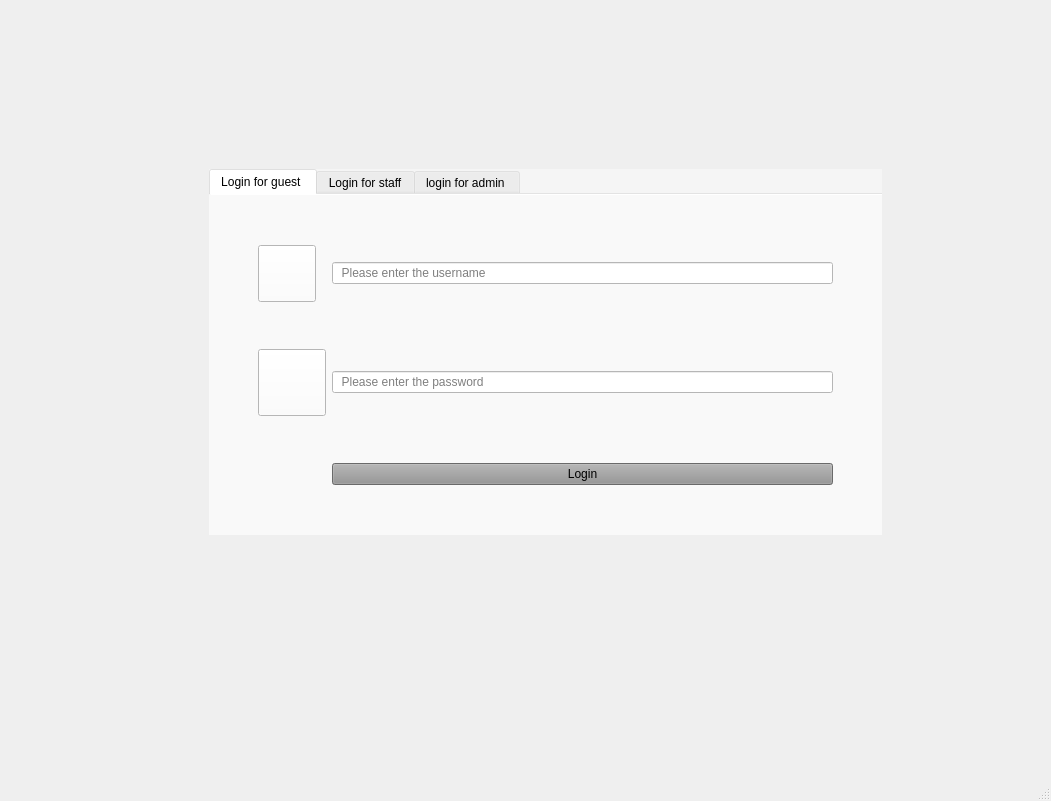
<?xml version="1.0" encoding="UTF-8"?>
<ui version="4.0">
 <class>MainWindow</class>
 <widget class="QMainWindow" name="MainWindow">
  <property name="geometry">
   <rect>
    <x>0</x>
    <y>0</y>
    <width>1051</width>
    <height>801</height>
   </rect>
  </property>
  <property name="sizePolicy">
   <sizepolicy hsizetype="Preferred" vsizetype="Preferred">
    <horstretch>0</horstretch>
    <verstretch>0</verstretch>
   </sizepolicy>
  </property>
  <property name="windowTitle">
   <string>MainWindow</string>
  </property>
  <property name="windowIcon">
   <iconset>
    <normaloff>:/logo2.png</normaloff>:/logo2.png</iconset>
  </property>
  <property name="styleSheet">
   <string notr="true">#centralwidget



{
border-image: url(:/just.jpg);
}
</string>
  </property>
  <widget class="QWidget" name="centralwidget">
   <property name="styleSheet">
    <string notr="true"/>
   </property>
   <layout class="QGridLayout" name="gridLayout">
    <item row="7" column="5">
     <spacer name="verticalSpacer_2">
      <property name="orientation">
       <enum>Qt::Vertical</enum>
      </property>
      <property name="sizeType">
       <enum>QSizePolicy::Fixed</enum>
      </property>
      <property name="sizeHint" stdset="0">
       <size>
        <width>20</width>
        <height>235</height>
       </size>
      </property>
     </spacer>
    </item>
    <item row="4" column="0">
     <spacer name="horizontalSpacer">
      <property name="orientation">
       <enum>Qt::Horizontal</enum>
      </property>
      <property name="sizeType">
       <enum>QSizePolicy::Fixed</enum>
      </property>
      <property name="sizeHint" stdset="0">
       <size>
        <width>40</width>
        <height>20</height>
       </size>
      </property>
     </spacer>
    </item>
    <item row="4" column="9">
     <spacer name="horizontalSpacer_2">
      <property name="orientation">
       <enum>Qt::Horizontal</enum>
      </property>
      <property name="sizeType">
       <enum>QSizePolicy::Fixed</enum>
      </property>
      <property name="sizeHint" stdset="0">
       <size>
        <width>40</width>
        <height>20</height>
       </size>
      </property>
     </spacer>
    </item>
    <item row="4" column="7">
     <spacer name="horizontalSpacer_12">
      <property name="orientation">
       <enum>Qt::Horizontal</enum>
      </property>
      <property name="sizeHint" stdset="0">
       <size>
        <width>40</width>
        <height>20</height>
       </size>
      </property>
     </spacer>
    </item>
    <item row="4" column="3">
     <spacer name="horizontalSpacer_14">
      <property name="orientation">
       <enum>Qt::Horizontal</enum>
      </property>
      <property name="sizeHint" stdset="0">
       <size>
        <width>40</width>
        <height>20</height>
       </size>
      </property>
     </spacer>
    </item>
    <item row="4" column="6">
     <spacer name="horizontalSpacer_13">
      <property name="orientation">
       <enum>Qt::Horizontal</enum>
      </property>
      <property name="sizeHint" stdset="0">
       <size>
        <width>40</width>
        <height>20</height>
       </size>
      </property>
     </spacer>
    </item>
    <item row="2" column="5">
     <spacer name="verticalSpacer_4">
      <property name="orientation">
       <enum>Qt::Vertical</enum>
      </property>
      <property name="sizeType">
       <enum>QSizePolicy::Fixed</enum>
      </property>
      <property name="sizeHint" stdset="0">
       <size>
        <width>20</width>
        <height>40</height>
       </size>
      </property>
     </spacer>
    </item>
    <item row="1" column="5">
     <spacer name="verticalSpacer_3">
      <property name="orientation">
       <enum>Qt::Vertical</enum>
      </property>
      <property name="sizeType">
       <enum>QSizePolicy::Fixed</enum>
      </property>
      <property name="sizeHint" stdset="0">
       <size>
        <width>20</width>
        <height>40</height>
       </size>
      </property>
     </spacer>
    </item>
    <item row="4" column="2">
     <spacer name="horizontalSpacer_10">
      <property name="orientation">
       <enum>Qt::Horizontal</enum>
      </property>
      <property name="sizeHint" stdset="0">
       <size>
        <width>40</width>
        <height>20</height>
       </size>
      </property>
     </spacer>
    </item>
    <item row="4" column="8">
     <spacer name="horizontalSpacer_11">
      <property name="orientation">
       <enum>Qt::Horizontal</enum>
      </property>
      <property name="sizeHint" stdset="0">
       <size>
        <width>40</width>
        <height>20</height>
       </size>
      </property>
     </spacer>
    </item>
    <item row="4" column="1">
     <spacer name="horizontalSpacer_9">
      <property name="orientation">
       <enum>Qt::Horizontal</enum>
      </property>
      <property name="sizeHint" stdset="0">
       <size>
        <width>40</width>
        <height>20</height>
       </size>
      </property>
     </spacer>
    </item>
    <item row="4" column="5">
     <widget class="QTabWidget" name="tabWidget">
      <property name="enabled">
       <bool>true</bool>
      </property>
      <property name="sizePolicy">
       <sizepolicy hsizetype="Expanding" vsizetype="Expanding">
        <horstretch>2</horstretch>
        <verstretch>0</verstretch>
       </sizepolicy>
      </property>
      <property name="styleSheet">
       <string notr="true">background :rgba(255, 255, 255,0.4);
font: 75 9pt &quot;MS Shell Dlg 2&quot;;</string>
      </property>
      <property name="currentIndex">
       <number>0</number>
      </property>
      <property name="documentMode">
       <bool>true</bool>
      </property>
      <widget class="QWidget" name="tab">
       <attribute name="title">
        <string>Login for guest </string>
       </attribute>
       <layout class="QGridLayout" name="gridLayout_4">
        <item row="2" column="2">
         <widget class="QPushButton" name="pushButton">
          <property name="styleSheet">
           <string notr="true">font: 75 14pt &quot;MS Shell Dlg 2&quot;;
background:rgb(148, 148, 148)


</string>
          </property>
          <property name="text">
           <string>Login</string>
          </property>
         </widget>
        </item>
        <item row="1" column="2">
         <widget class="QLineEdit" name="lineEdit_2">
          <property name="styleSheet">
           <string notr="true">background : rgb(255, 255, 255) ;
font: 75 9pt &quot;MS Shell Dlg 2&quot;;</string>
          </property>
          <property name="echoMode">
           <enum>QLineEdit::Password</enum>
          </property>
          <property name="placeholderText">
           <string>  Please enter the password  </string>
          </property>
         </widget>
        </item>
        <item row="0" column="0">
         <spacer name="horizontalSpacer_7">
          <property name="orientation">
           <enum>Qt::Horizontal</enum>
          </property>
          <property name="sizeHint" stdset="0">
           <size>
            <width>40</width>
            <height>20</height>
           </size>
          </property>
         </spacer>
        </item>
        <item row="0" column="1">
         <widget class="QToolButton" name="toolButton">
          <property name="enabled">
           <bool>true</bool>
          </property>
          <property name="styleSheet">
           <string notr="true">background:rgb(255, 255, 255);</string>
          </property>
          <property name="text">
           <string/>
          </property>
          <property name="icon">
           <iconset resource="icons.qrc">
            <normaloff>:/username.png</normaloff>:/username.png</iconset>
          </property>
          <property name="iconSize">
           <size>
            <width>50</width>
            <height>50</height>
           </size>
          </property>
         </widget>
        </item>
        <item row="0" column="3">
         <spacer name="horizontalSpacer_4">
          <property name="orientation">
           <enum>Qt::Horizontal</enum>
          </property>
          <property name="sizeHint" stdset="0">
           <size>
            <width>40</width>
            <height>20</height>
           </size>
          </property>
         </spacer>
        </item>
        <item row="1" column="1">
         <widget class="QToolButton" name="toolButton_2">
          <property name="enabled">
           <bool>true</bool>
          </property>
          <property name="styleSheet">
           <string notr="true">background:rgb(255, 255, 255);</string>
          </property>
          <property name="text">
           <string/>
          </property>
          <property name="icon">
           <iconset resource="icons.qrc">
            <normaloff>:/pass.png</normaloff>:/pass.png</iconset>
          </property>
          <property name="iconSize">
           <size>
            <width>60</width>
            <height>60</height>
           </size>
          </property>
         </widget>
        </item>
        <item row="0" column="2">
         <widget class="QLineEdit" name="lineEdit">
          <property name="sizePolicy">
           <sizepolicy hsizetype="Expanding" vsizetype="Fixed">
            <horstretch>5</horstretch>
            <verstretch>0</verstretch>
           </sizepolicy>
          </property>
          <property name="styleSheet">
           <string notr="true">background :rgb(255, 255, 255) ;
font: 75 9pt &quot;MS Shell Dlg 2&quot;;</string>
          </property>
          <property name="inputMask">
           <string/>
          </property>
          <property name="text">
           <string/>
          </property>
          <property name="placeholderText">
           <string>  Please enter the username</string>
          </property>
         </widget>
        </item>
       </layout>
      </widget>
      <widget class="QWidget" name="tab_2">
       <attribute name="title">
        <string>Login for staff</string>
       </attribute>
       <layout class="QGridLayout" name="gridLayout_3">
        <item row="1" column="2">
         <widget class="QLineEdit" name="lineEdit_6">
          <property name="styleSheet">
           <string notr="true">background : rgb(255, 255, 255) ;
font: 75 9pt &quot;MS Shell Dlg 2&quot;;</string>
          </property>
          <property name="echoMode">
           <enum>QLineEdit::Password</enum>
          </property>
          <property name="placeholderText">
           <string>  Please enter the password  </string>
          </property>
         </widget>
        </item>
        <item row="0" column="3">
         <spacer name="horizontalSpacer_3">
          <property name="orientation">
           <enum>Qt::Horizontal</enum>
          </property>
          <property name="sizeHint" stdset="0">
           <size>
            <width>40</width>
            <height>20</height>
           </size>
          </property>
         </spacer>
        </item>
        <item row="0" column="1">
         <widget class="QToolButton" name="toolButton_5">
          <property name="enabled">
           <bool>true</bool>
          </property>
          <property name="sizePolicy">
           <sizepolicy hsizetype="Fixed" vsizetype="Fixed">
            <horstretch>0</horstretch>
            <verstretch>0</verstretch>
           </sizepolicy>
          </property>
          <property name="styleSheet">
           <string notr="true">background:rgb(255, 255, 255);</string>
          </property>
          <property name="text">
           <string/>
          </property>
          <property name="icon">
           <iconset resource="icons.qrc">
            <normaloff>:/username.png</normaloff>:/username.png</iconset>
          </property>
          <property name="iconSize">
           <size>
            <width>50</width>
            <height>50</height>
           </size>
          </property>
         </widget>
        </item>
        <item row="3" column="2">
         <widget class="QPushButton" name="pushButton_4">
          <property name="styleSheet">
           <string notr="true">font: 75 14pt &quot;MS Shell Dlg 2&quot;;
background:rgb(148, 148, 148)


</string>
          </property>
          <property name="text">
           <string>Login</string>
          </property>
         </widget>
        </item>
        <item row="0" column="0">
         <spacer name="horizontalSpacer_6">
          <property name="orientation">
           <enum>Qt::Horizontal</enum>
          </property>
          <property name="sizeHint" stdset="0">
           <size>
            <width>40</width>
            <height>20</height>
           </size>
          </property>
         </spacer>
        </item>
        <item row="0" column="2">
         <widget class="QLineEdit" name="lineEdit_5">
          <property name="sizePolicy">
           <sizepolicy hsizetype="Expanding" vsizetype="Fixed">
            <horstretch>5</horstretch>
            <verstretch>0</verstretch>
           </sizepolicy>
          </property>
          <property name="styleSheet">
           <string notr="true">background :rgb(255, 255, 255) ;
font: 75 9pt &quot;MS Shell Dlg 2&quot;;</string>
          </property>
          <property name="inputMask">
           <string/>
          </property>
          <property name="text">
           <string/>
          </property>
          <property name="placeholderText">
           <string>  Please enter the username</string>
          </property>
         </widget>
        </item>
        <item row="1" column="1">
         <widget class="QToolButton" name="toolButton_6">
          <property name="enabled">
           <bool>true</bool>
          </property>
          <property name="styleSheet">
           <string notr="true">background:rgb(255, 255, 255);</string>
          </property>
          <property name="text">
           <string/>
          </property>
          <property name="icon">
           <iconset resource="icons.qrc">
            <normaloff>:/pass.png</normaloff>:/pass.png</iconset>
          </property>
          <property name="iconSize">
           <size>
            <width>60</width>
            <height>60</height>
           </size>
          </property>
         </widget>
        </item>
       </layout>
      </widget>
      <widget class="QWidget" name="tab_3">
       <attribute name="title">
        <string>login for admin </string>
       </attribute>
       <layout class="QGridLayout" name="gridLayout_2">
        <item row="1" column="2">
         <widget class="QLineEdit" name="lineEdit_4">
          <property name="styleSheet">
           <string notr="true">background : rgb(255, 255, 255) ;
font: 75 9pt &quot;MS Shell Dlg 2&quot;;</string>
          </property>
          <property name="echoMode">
           <enum>QLineEdit::Password</enum>
          </property>
          <property name="placeholderText">
           <string>  Please enter the password  </string>
          </property>
         </widget>
        </item>
        <item row="1" column="1">
         <widget class="QToolButton" name="toolButton_4">
          <property name="enabled">
           <bool>true</bool>
          </property>
          <property name="styleSheet">
           <string notr="true">background:rgb(255, 255, 255);</string>
          </property>
          <property name="text">
           <string/>
          </property>
          <property name="icon">
           <iconset resource="icons.qrc">
            <normaloff>:/pass.png</normaloff>:/pass.png</iconset>
          </property>
          <property name="iconSize">
           <size>
            <width>60</width>
            <height>60</height>
           </size>
          </property>
         </widget>
        </item>
        <item row="0" column="1">
         <widget class="QToolButton" name="toolButton_3">
          <property name="enabled">
           <bool>true</bool>
          </property>
          <property name="styleSheet">
           <string notr="true">background:rgb(255, 255, 255);</string>
          </property>
          <property name="text">
           <string/>
          </property>
          <property name="icon">
           <iconset resource="icons.qrc">
            <normaloff>:/username.png</normaloff>:/username.png</iconset>
          </property>
          <property name="iconSize">
           <size>
            <width>50</width>
            <height>50</height>
           </size>
          </property>
         </widget>
        </item>
        <item row="2" column="2">
         <widget class="QPushButton" name="pushButton_2">
          <property name="styleSheet">
           <string notr="true">font: 75 14pt &quot;MS Shell Dlg 2&quot;;
background:rgb(148, 148, 148)


</string>
          </property>
          <property name="text">
           <string>Login</string>
          </property>
         </widget>
        </item>
        <item row="0" column="2">
         <widget class="QLineEdit" name="lineEdit_3">
          <property name="sizePolicy">
           <sizepolicy hsizetype="Expanding" vsizetype="Fixed">
            <horstretch>5</horstretch>
            <verstretch>0</verstretch>
           </sizepolicy>
          </property>
          <property name="styleSheet">
           <string notr="true">background :rgb(255, 255, 255) ;
font: 75 9pt &quot;MS Shell Dlg 2&quot;;</string>
          </property>
          <property name="inputMask">
           <string/>
          </property>
          <property name="text">
           <string/>
          </property>
          <property name="placeholderText">
           <string>  Please enter the username</string>
          </property>
         </widget>
        </item>
        <item row="0" column="3">
         <spacer name="horizontalSpacer_5">
          <property name="orientation">
           <enum>Qt::Horizontal</enum>
          </property>
          <property name="sizeHint" stdset="0">
           <size>
            <width>40</width>
            <height>20</height>
           </size>
          </property>
         </spacer>
        </item>
        <item row="0" column="0">
         <spacer name="horizontalSpacer_8">
          <property name="orientation">
           <enum>Qt::Horizontal</enum>
          </property>
          <property name="sizeHint" stdset="0">
           <size>
            <width>40</width>
            <height>20</height>
           </size>
          </property>
         </spacer>
        </item>
       </layout>
      </widget>
     </widget>
    </item>
    <item row="0" column="5">
     <spacer name="verticalSpacer">
      <property name="orientation">
       <enum>Qt::Vertical</enum>
      </property>
      <property name="sizeType">
       <enum>QSizePolicy::Fixed</enum>
      </property>
      <property name="sizeHint" stdset="0">
       <size>
        <width>20</width>
        <height>40</height>
       </size>
      </property>
     </spacer>
    </item>
    <item row="3" column="5">
     <spacer name="verticalSpacer_5">
      <property name="orientation">
       <enum>Qt::Vertical</enum>
      </property>
      <property name="sizeType">
       <enum>QSizePolicy::Fixed</enum>
      </property>
      <property name="sizeHint" stdset="0">
       <size>
        <width>20</width>
        <height>40</height>
       </size>
      </property>
     </spacer>
    </item>
    <item row="4" column="4">
     <spacer name="horizontalSpacer_15">
      <property name="orientation">
       <enum>Qt::Horizontal</enum>
      </property>
      <property name="sizeHint" stdset="0">
       <size>
        <width>40</width>
        <height>20</height>
       </size>
      </property>
     </spacer>
    </item>
   </layout>
  </widget>
  <widget class="QMenuBar" name="menubar">
   <property name="geometry">
    <rect>
     <x>0</x>
     <y>0</y>
     <width>1051</width>
     <height>26</height>
    </rect>
   </property>
  </widget>
  <widget class="QStatusBar" name="statusbar"/>
 </widget>
 <resources>
  <include location="icons.qrc"/>
 </resources>
 <connections/>
</ui>
